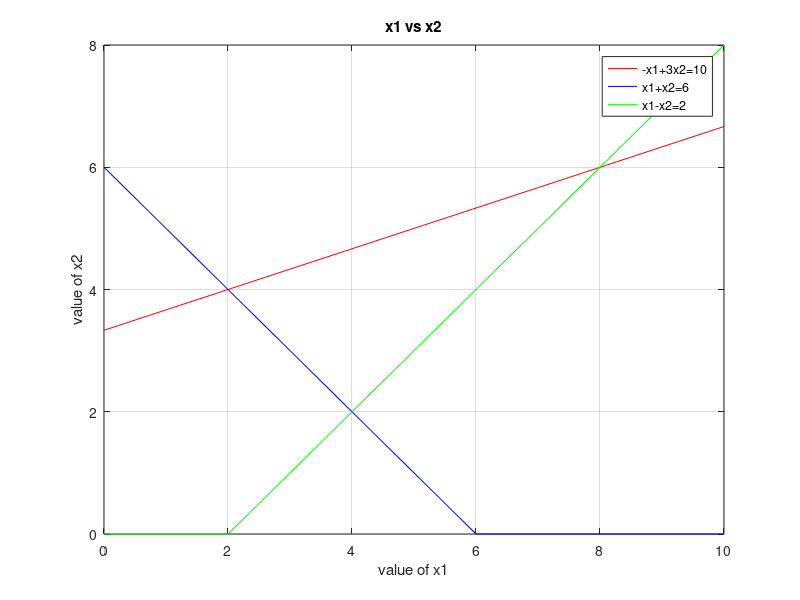

Write the MATLAB code that produced this figure. (Note: this script raises an error after producing the figure.)
clc
clear all
format short
% How to draw lines in matlab
%-x1+3x2=10
%x1+x2=6
%x1-x2=2
%Phase I: To input Parameters
A=[-1 3; 1 1; 1 -1];
B=[10; 6; 2];
% Phase II: To Plot the lines on graph
y1=0:1:max(B);
x11=(B(1)-A(1,1).*y1)./A(1,2);
x21=(B(2)-A(2,1).*y1)./A(2,2);
x31=(B(3)-A(3,1).*y1)./A(3,2);
x11=max(0,x11);
x21=max(0,x21);
x31=max(0,x31);
plot(y1,x11,'r',y1,x21,'b',y1,x31,'g')
title('x1 vs x2');
xlabel('value of x1')
ylabel('value of x2')
legend('-x1+3x2=10','x1+x2=6','x1-x2=2')
grid on
% phase 3: find corner point with axes 
cx1=find(y1==0); %points with x1 axis
c1=find(x11==0);  %points with x2   axis
Line1=[y1(:,[c1 cx1]); x11(:,[c1 cx1])]' ;
c2=find(x21==0);  %points with x2   axis
Line2=[y1(:,[c2 cx1]); x21(:,[c2 cx1])]' ;
c3=find(x31==0);  %points with x2   axis
Line3=[y1(:,[c3 cx1]); x31(:,[c3 cx1])]' ;
corpt=unique([Line1;Line2;Line3],'rows');
%Phase 4: To find the point of intersections
pt=[0;0];
for i=1:size(A,1)
    A1=A(i,:);
    B1=B(i,:);
    for j=i+1:size(A,1)
    A2=A(j,:);
    B2=B(j,:);
    A4=[A1; A2];
    B4=[B1; B2];
    X=A4\B4;
    pt=[pt X];
end
end
 ptt=pt'
 % Phase5: Write all corner points
 allpt=[ptt;corpt];
points=unique(allpt,'rows')
%Phase 6:Find the feasible region of
%-x1+3x2<=10
%x1+x2<=6
%x1-x2<=2
%x1>=0,x2>=0
PT=constraint(points)
P=unique(PT,'rows')
%Phase 7:To find the objective function value of 
%Max z=x1+5x2
c=[1 5]
for i=1:size(P,1)
    fn(i,:)=(sum(P(i,:).*c))
end
ver_fns=[P fn]
%Phase 8: To find the optimal value 
[Optval optposition]=max(fn)
Optval=ver_fns(optposition,:)
OPTIMAL_BFS=array2table(Optval)